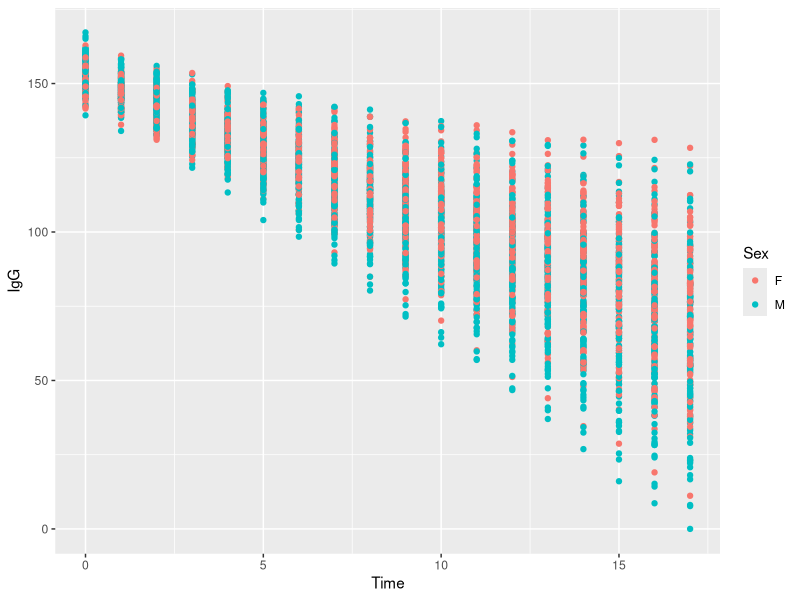

This figure's R source: (Note: this script raises an error after producing the figure.)
library(ggplot2)
library(dplyr)
Time<-18
Ind<-135
Family<-c(1:8)
FamMean<-rnorm(length(Family),sd=3) # Family means
FamSlope<-rnorm(length(Family),mean=-2) # Family slopes

VacDat<-data.frame(NULL)


for(sex in c("M","F")){
  for(i in 1:Ind){
      tmpFam<-sample(c(1:length(Family)),1) # Randomly sample family
      
      tmp<-data.frame( # Make data frame
        FamID=rep(Family[tmpFam],Time),
        IndID=rep(i,Time),
        Time=c(0:(Time-1)),
        Sex=rep(sex,Time)
    )
    tmp$IgG<-rnorm(1,sd=3) + # Individual Intercept
      FamMean[tmpFam] + # Family intercept
      rnorm(1,mean=-2)*tmp$Time + # Individual slope
      FamSlope[tmpFam]*tmp$Time + # Family slope
      rnorm(tmp$Time) # Measurement Error
      
    if(sex=="M"){
      tmp$IgG<-2 + 1.2*tmp$IgG # Higher IgG and steeper slope For Males
    }
    VacDat<-rbind(VacDat,tmp)
    tmp<-NA
    tmpFam<-NA
  }
}

VacDat$IgG<-VacDat$IgG - min(VacDat$IgG)
VacDat<-VacDat %>%
  arrange(FamID,IndID,Time)

qplot(Time,IgG,colour=Sex,data=VacDat)

write.csv(VacDat,"./Data/ImmuneData.csv",row.names=F)
